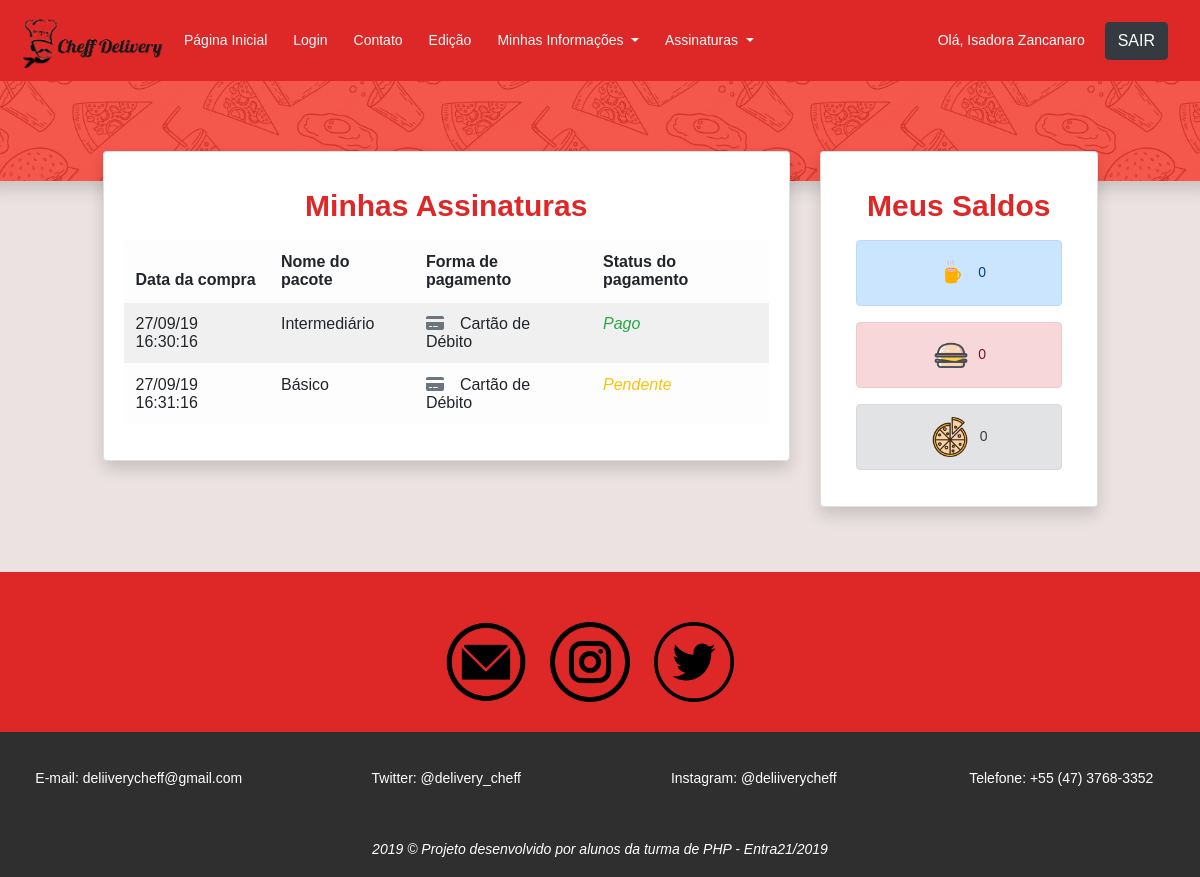
The page /meuspedidos.php (signed in) on the database its author committed.
### tables this page shows
CREATE TABLE `finalizacao` (
  `id` int(11) NOT NULL,
  `id_usuario` int(11) NOT NULL,
  `id_pacote` int(11) NOT NULL,
  `forma_pagamento` enum('dinheiro','boleto_bancario','cartao_credito','cartao_debito') NOT NULL,
  `status_pagamento` enum('pendente','pago','atrasado') NOT NULL,
  `data_compra` varchar(255) NOT NULL
);

CREATE TABLE `pacotes` (
  `id` int(11) NOT NULL,
  `nome_pacote` varchar(255) NOT NULL,
  `nome_imagem` varchar(255) NOT NULL,
  `descricao_pacote` varchar(255) NOT NULL,
  `preco_pacote` varchar(255) NOT NULL,
  `quantidade_cafe` int(11) NOT NULL,
  `quantidade_almoco` int(11) NOT NULL,
  `quantidade_jantar` int(11) NOT NULL
);

CREATE TABLE `usuarios` (
  `id` int(11) NOT NULL,
  `email` varchar(255) NOT NULL,
  `senha` varchar(255) NOT NULL,
  `tp_usuario` enum('cliente','administrador') NOT NULL,
  `fk_tipo` int(11) NOT NULL,
  `ativo` int(11) NOT NULL DEFAULT '1'
);

CREATE TABLE `clientes` (
  `id` int(10) NOT NULL,
  `nome_cliente` varchar(255) NOT NULL,
  `estado` varchar(255) NOT NULL,
  `cidade` varchar(255) NOT NULL,
  `rua` varchar(255) NOT NULL,
  `numero_telefone` int(10) NOT NULL,
  `restricao_alimentar` varchar(255) NOT NULL,
  `comentarios` varchar(255) NOT NULL,
  `saldo_cafe` int(11) NOT NULL,
  `saldo_almoco` int(11) NOT NULL,
  `saldo_jantar` int(11) NOT NULL
);

### meuspedidos.php (the view, shortened to what this page needs)
 <?php
 require_once"include/conexao.php";
 $lista = "SELECT * FROM finalizacao
 JOIN pacotes p ON p.id = finalizacao.id_pacote
 WHERE id_usuario = {$_SESSION['id_usuario']}
 ";
 $queryFinalizacao = mysqli_query($con, $lista);
 $lista = mysqli_fetch_all($queryFinalizacao, MYSQLI_ASSOC);
  $lista2 = "SELECT * FROM usuarios
 JOIN clientes ON clientes.id = usuarios.fk_tipo WHERE usuarios.id = {$_SESSION['id_usuario']}";
  $querySaldo = mysqli_query($con, $lista2);
 $lista2 = mysqli_fetch_all($querySaldo, MYSQLI_ASSOC);
 ?>
 <!DOCTYPE html>
 <html lang="pt-br">
 <head>
 	<link rel="stylesheet" href="https://stackpath.bootstrapcdn.com/bootstrap/4.3.1/css/bootstrap.min.css">
 	<link rel="stylesheet" type="text/css" href="media/css/estilos.css">
 	<link rel="stylesheet" href="media/css/main.css">
 </head>
 <body style="background-color: rgb(235, 226, 225);">
 	<?php
 	require_once "header.php";
 	?>
 	<div class="row">
 		<div class="shadow " style="  background-color: #f2392c ;background-image: url('media/images/food-pattern.png');min-height: 100px; min-width: 100%; background-size: 30%; background-position: center 1050px;">
 		</div>
 	</div>
 <div class="row">
 	<div class="col-10 col-md-7 mt-5 offset-md-1 " style="margin-top: -30px !important; min-height: 300px;">
 		<div class="card shadow" style="margin-right: auto; margin-left: auto;">
 			<div class="card-body" >
 				<h2 class="mb-3 mt-3 text-center" style="color: #de2828;">Minhas Assinaturas</h2>
 				<table class="table table-light col-md-12 mt-3 table-striped table-hover">
 					<thead>
 						<tr>
 							<th scope="col">Data da compra</th>
 							<th scope="col">Nome do pacote</th>
 							<th scope="col">Forma de pagamento</th>
 							<th scope="col">Status do pagamento</th>
 						</tr>
 					</thead>
 					<tbody>
 						<?php foreach ($lista as $item) { ?>
 							<tr>
 								<td><?php echo date_format(date_create($item['data_compra']), 'd/m/y H:i:s'); ?></td>
 								<td><?=utf8_encode($item['nome_pacote'])?></td>
 								<td>
 									<?php switch ($item['forma_pagamento']) {
 										case "cartao_debito":
 										echo '<i class="fas fa-credit-card text-secondary mr-3"></i>';
 										echo "Cartão de Débito";
 										break;
 									}
 									?>
 								</td>
 								<td>
 									<?php switch ($item['status_pagamento']) {
 										case "pendente":
 										echo "<span class='text-warning font-italic'>Pendente</span>";
 										break;
 										case "pago":
 										echo "<span class='text-success font-italic'>Pago</span>";
 										break;
 									}
 									?>
 								</td>
 							</tr>
 						<?php } ?>
 					</tbody>
 				</table>
 			</div>
 		</div>
 	</div>
 	<div class="col-10 col-md-3 mt-5 " style="margin-top: -30px !important;">
 		<div class="card shadow" style="margin-right: auto; margin-left: auto;">
 			<div class="card-body" >
 				<h2 class="mb-3 mt-3 text-center" style="color: #de2828;">Meus Saldos</h2>
                <div class="col-12 m-0" role="alert">
                    <div class="alert alert-primary text-center">
                        <img src="media/images/icone-cafe.png" style="max-height: 40px; margin-right: 7px;"><?=$lista2[0]['saldo_cafe']?><br>
                    </div>
                </div>
                <div class=" col-12 m-0" role="alert">
                    <div class="alert alert-danger text-center">
                        <img src="media/images/hamburger.png" style="max-height: 40px; margin-right: 7px;"><?=$lista2[0]['saldo_almoco']?><br>
                    </div>
                </div>
                <div class=" col-12 m-0" role="alert">
                    <div class="alert alert-secondary text-center">
                        <img src="media/images/pizza.png" style="max-height: 40px; margin-right: 10px; "><?=$lista2[0]['saldo_jantar']?>
                    </div>
                </div>
 			</div>
 		</div>
 	</div>
 </div>
 <?php
 require_once "footer.php";
 ?>
</body>
</html>

### media/css/estilos.css (style rules this page uses)
* { font-family: arial; }

### media/css/main.css (style rules this page uses)
body { color:#777;font-family:"Poppins",sans-serif;font-size:14px;font-weight:300;line-height:1.625em;position:relative }
h1,h2,h3,h4,h5,h6 { font-family:"Poppins",sans-serif;color:#222;line-height:1.2em !important;margin-bottom:0;margin-top:0;font-weight:600 }
h2,.h2 { font-size:30px }
td,th { border-radius:0px }
.text-center { text-align:center }
h2 { font-size:30px }
h1,h2,h3,h4,h5,h6 { line-height:1.5em }

### rows shown on the page
finalizacao: data_compra "27/09/19 16:30:16", id_pacote.nome_pacote "Intermediário", forma_pagamento "cartao_debito" (drawn), status_pagamento "Pago"
finalizacao: data_compra "27/09/19 16:31:16", id_pacote.nome_pacote "Básico", forma_pagamento "cartao_debito" (drawn), status_pagamento "Pendente"
usuarios: clientes.saldo_cafe "0", clientes.saldo_almoco "0", clientes.saldo_jantar "0"

### other values the page prints
$_SESSION['nome_usuario'] "Isadora Zancanaro"
